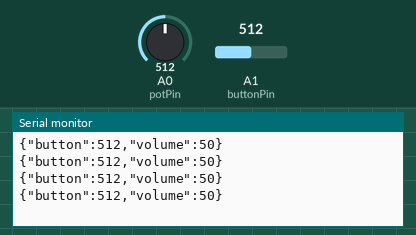
Bench run of a sketch on a simulated Arduino Uno, built with avr-gcc and run on an emulated ATmega328P. Shown: the last lines printed to the serial monitor. The test bench sets the inputs (shaded band); at power-on: A0 (potPin) = 512, A1 (buttonPin) = 512.

Above: at 1.6 s.
1.7 s: A0 (potPin) set to 390
At 2.5 s:
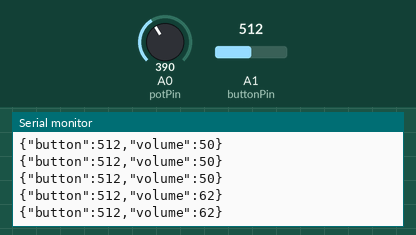
3.2 s: A1 (buttonPin) set to 716
At 3.2 s:
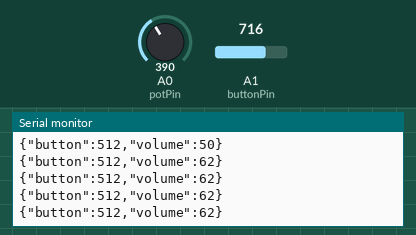
4.7 s: A0 (potPin) set to 306
At 4.7 s:
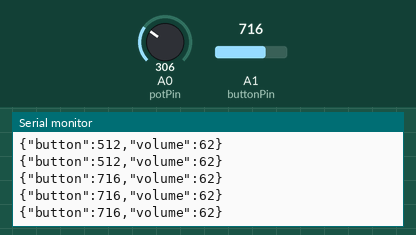
6.2 s: A1 (buttonPin) set to 900
At 6.8 s:
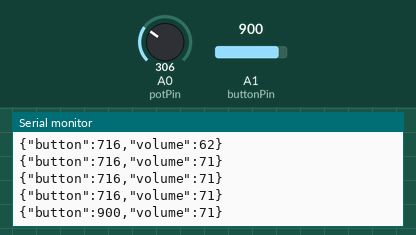
Timing chart, 0 to 8.7 s (numbered marks = the images above; inputs shaded):
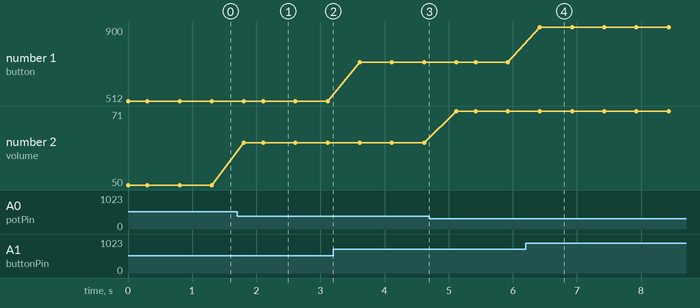

Measured:
- after the input at 1.7 s, the serial monitor: prints a new line after 0.11 s (image 1)
- after the input at 6.2 s, the serial monitor: prints a new line after 0.22 s (image 4)
- plotted number 1: 512 → 716 after the input at 3.2 s, 716 → 900 after the input at 6.2 s
- plotted number 2: 50 → 62 after the input at 1.7 s, 62 → 71 after the input at 4.7 s

The sketch:

potVolume.ino
```cpp
#include <ArduinoJson.h>

int potPin = A0;
int buttonPin = A1;
int buttonState = 0;
int prevPot = 0;

StaticJsonBuffer<200> jsonBuffer;
JsonObject& data = jsonBuffer.createObject();

void setup() {
   Serial.begin(9600);
   pinMode(buttonPin, INPUT);
}

void loop() {


  data["button"] = analogRead(buttonPin);

  int potVal = map(analogRead(potPin), 0, 1023, 0, 100);
  if ( potVal < prevPot-2 || potVal > prevPot+2 ){
    data["volume"] = 100- potVal;
    data.printTo(Serial);
    Serial.println();
    prevPot = potVal;
    delay(300);
  };
  if ( data["button"] > 400 ){
    data.printTo(Serial);
    Serial.println();
    delay(500);
  };


}
```
